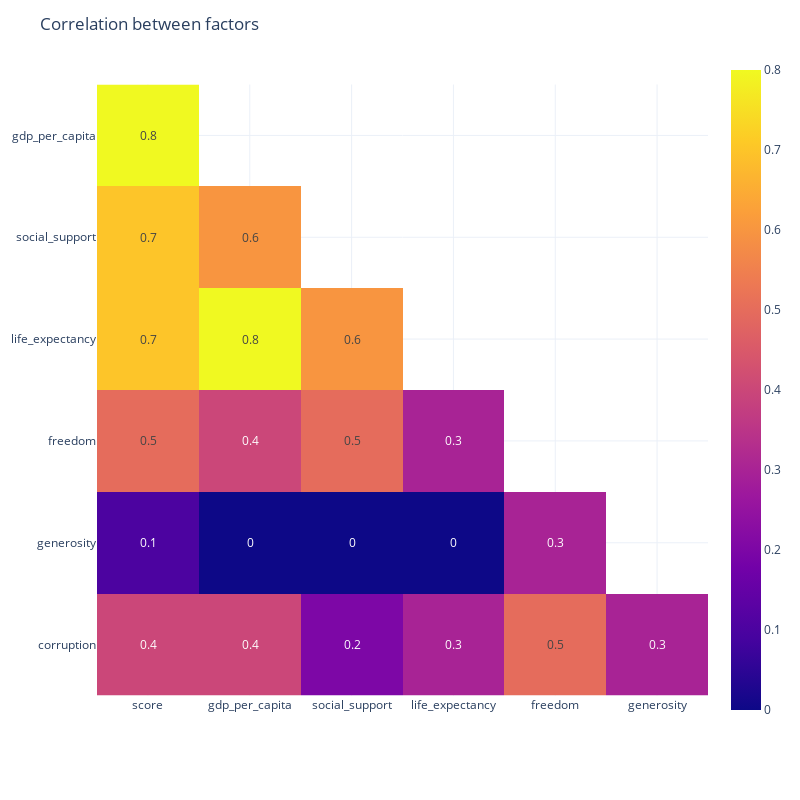

Notebook code for this chart:
### Markdown cell above
## 6.1 Heatmap - Overall

### Code cell
heatmap_data = df[['score', 'gdp_per_capita', 'social_support', 'life_expectancy', 'freedom', 'generosity', 'corruption']]
df_corr = heatmap_data.corr().round(1)  
mask = np.zeros_like(df_corr, dtype=bool)
mask[np.triu_indices_from(mask)] = True
df_corr_viz = df_corr.mask(mask).dropna(how='all').dropna('columns', how='all')
fig = px.imshow(df_corr_viz, text_auto=True)

fig.update_layout(
    height=800,
    width=800,
    title="Correlation between factors",
    showlegend=True,
    template="plotly_white"
)

fig.show()

### Figure 1 — Plotly figure (JSON) as saved in the notebook; plotly's stock layout.template omitted (floating-point values rounded to 4 significant figures)
{"data": [{"coloraxis": "coloraxis", "hovertemplate": "x: %{x}<br>y: %{y}<br>color: %{z}<extra></extra>", "name": "0", "texttemplate": "%{z}", "type": "heatmap", "x": ["score", "gdp_per_capita", "social_support", "life_expectancy", "freedom", "generosity"], "xaxis": "x", "y": ["gdp_per_capita", "social_support", "life_expectancy", "freedom", "generosity", "corruption"], "yaxis": "y", "z": [[0.8, null, null, null, null, null], [0.7, 0.6, null, null, null, null], [0.7, 0.8, 0.6, null, null, null], [0.5, 0.4, 0.5, 0.3, null, null], [0.1, 0, 0, 0, 0.3, null], [0.4, 0.4, 0.2, 0.3, 0.5, 0.3]]}], "layout": {"coloraxis": {"colorscale": [[0, "#0d0887"], [0.1111, "#46039f"], [0.2222, "#7201a8"], [0.3333, "#9c179e"], [0.4444, "#bd3786"], [0.5556, "#d8576b"], [0.6667, "#ed7953"], [0.7778, "#fb9f3a"], [0.8889, "#fdca26"], [1, "#f0f921"]]}, "height": 800, "margin": {"t": 60}, "showlegend": true, "title": {"text": "Correlation between factors"}, "width": 800, "xaxis": {"anchor": "y", "constrain": "domain", "domain": [0, 1], "scaleanchor": "y"}, "yaxis": {"anchor": "x", "autorange": "reversed", "constrain": "domain", "domain": [0, 1]}}}
